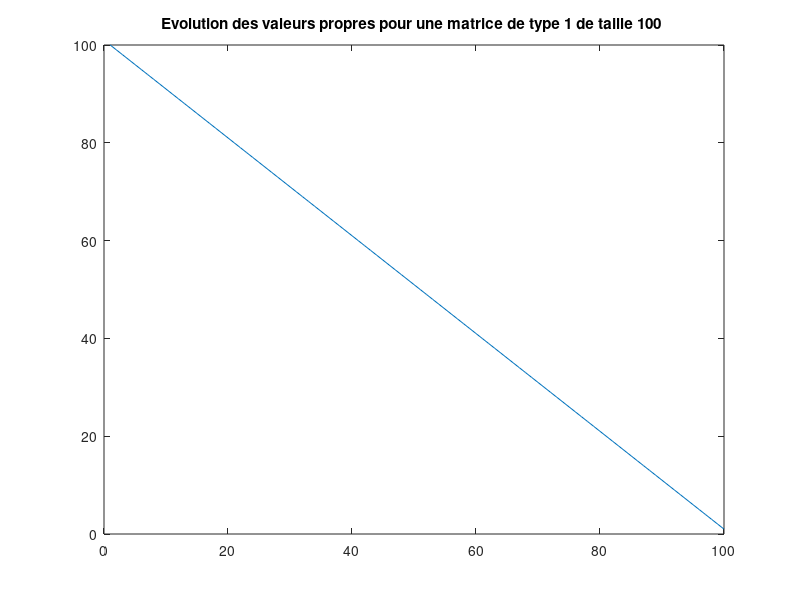

The MATLAB source for this figure: (Note: this script raises an error after producing the figure.)
close all
figure 
load("A_100_1.mat");
plot(D);
title("Evolution des valeurs propres pour une matrice de type 1 de taille 100 ");
nexttile
load("A_100_1.mat");
plot(D);
title("Valeurs propres pour une matrice de type 1 de taille 100 ")
xlabel("Indice des vp")
ylabel("Valeur des vp")